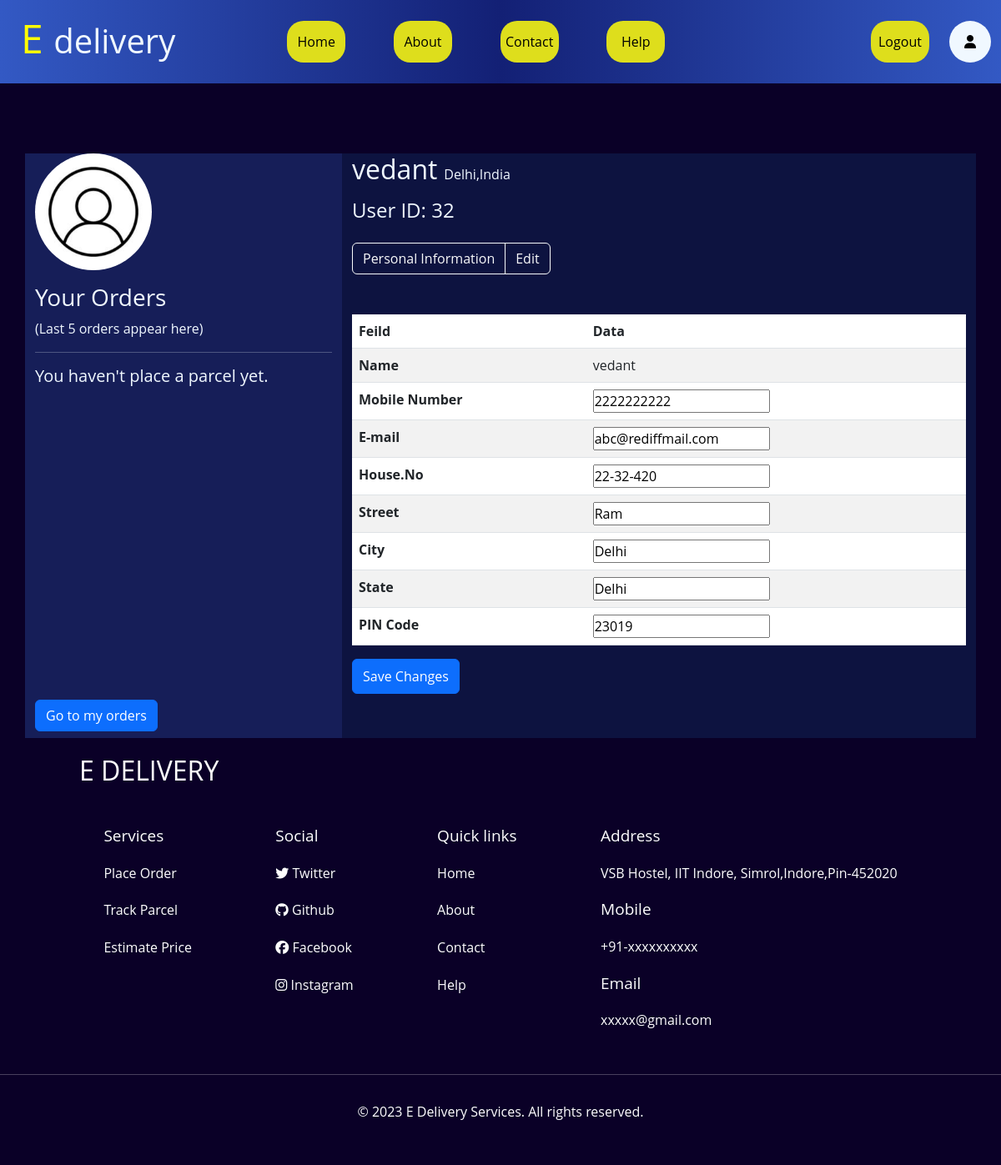
Screenshot of /edit (signed in) with the database file from the repository.
### courier_service/models.py (models this page shows)
class user_details(models.Model):
    UserId=models.IntegerField(primary_key=True)
    user=models.ForeignKey(User,on_delete=models.CASCADE)
    Contact_Number=models.BigIntegerField(default=0)
    Email=models.EmailField(default='null')
    House_No=models.CharField(max_length=50,default='null')
    Street=models.CharField(max_length=50,default='null')
    City=models.CharField(max_length=50,default='null')
    State=models.CharField(max_length=50,default='null')
    Pin_Code=models.IntegerField(default=0)

### courier_service/views.py (the view, shortened to what this page needs)
# urls.py: path('edit', views.edit, name='edit'),
def edit(request):
    user_profile = user_details.objects.get(user=request.user)
    orders = Orders.objects.filter(User_Id=user_profile).order_by('booked_date')[:5]
    context={
        'user_profile': user_profile,
        'orders' : orders
    }
    return render(request, 'edit_profile.html', context)

### courier_service/templates/edit_profile.html (shortened to what this page needs)
{% extends "layout.html" %}
{% block inpagestyle %}
{%load static%}
    {% endblock %}
    {% block pagebody %}
<div style="background-color: #0a0027; margin-top: 7%;">
    <div class="container user_profile_container">
        <div class="row">
            <div class="column col-md-4 col-sm-12 overflow-auto" style="background-color: #161e58">
                <img class="rounded-circle mb-3" src="{% static "media/edit_profile_page_images/user-profile-icon-free-vector.jpg" %}" alt="Generic placeholder image" width="140" height="140">
                    <h3 style="color: aliceblue;">Your Orders</h3>
                    <p style="color: aliceblue;">(Last 5 orders appear here)</p>
                    <hr style="color: aliceblue;"/>
                    <div style="height: 50vh;" class="overflow-auto">
                      {%if orders %}
                         {%for i in orders%}
                        <div class="pt-2">
                            <h5 style="color: aliceblue;">Order Id</h5>
                            <p style="color: aliceblue;">{{i.Order_Id}}</p>
                            <h6 style="color: aliceblue;">Delivery Status</h6>
                            <p style="color: aliceblue;">{{i.Order_Status}}</p>
                            <hr style="color: aliceblue;"/>
                        </div>
                        {%endfor%}
                      {%else%}
                      <h5 style="color: aliceblue;">You haven't place a parcel yet.</h5>
                      {%endif%}
                    </div>
                <div class="pb-2">
                    <a href="/my_orders" class="btn btn-primary">Go to my orders</a>
                </div>
            </div>
            <div class="column col-md-8 col-sm-12" style="background-color: #0d1340;">
                <h2 style="display: inline-block; color: aliceblue;">{{user_profile.user}}</h2><span class="ps-2"  style="color: aliceblue;">{{ user_profile.City }},India</span>
                <h4 class="pt-2 pb-2"  style="color: aliceblue;">User ID: {{user_profile.UserId}}</h4>
                <div class="btn-toolbar pt-2" role="toolbar" aria-label="Toolbar with button groups">
                    <div class="btn-group mr-2" role="group" aria-label="First group">
                      <a href="/user_profile" type="button" class="btn btn-outline-light">Personal Information</a>
                      <a href="/edit" type="button" class="btn btn-outline-light">Edit</a>
                    </div>
                </div>
                <form method="post">
                <table class="table table-striped pt-2 pb-2 mt-5 pt-2">
                    <thead>
                      <tr>
                        <th scope="col">Feild</th>
                        <th scope="col">Data</th>
                      </tr>
                    </thead>
                    <tbody>
                      <tr>
                        <th scope="row">Name </th>
                        <td>{{user_profile.user}}</td>
                      </tr>
                      <tr>
                        <th scope="row">Mobile Number</th>
                        <td> <input type="text" name="number" id="email" value="{{ user_profile.Contact_Number }}"></td>
                      </tr>
                      <tr>
                        <th scope="row">E-mail</th>
                        <td> <input type="text" name="email" id="email" value="{{ user_profile.Email }}"></td>
                      </tr>
                      <tr>
                        <th scope="row">House.No</th>
                        <td> <input type="text" name="h_no" id="email" value="{{ user_profile.House_No }}"></td>
                      </tr>
                      <tr>
                        <th scope="row">Street</th>
                        <td> <input type="text" name="street" id="email" value="{{ user_profile.Street }}"></td>
                      </tr>
                      <tr>
                        <th scope="row">City</th>
                        <td> <input type="text" name="city" id="email" value="{{ user_profile.City }}"></td>
                      </tr>
                      <tr>
                        <th scope="row">State</th>
                        <td> <input type="text" name="state" id="email" value="{{ user_profile.State }}"></td>
                      </tr>
                      <tr>
                        <th scope="row">PIN Code</th>
                        <td> <input type="text" name="pin" id="email" value="{{ user_profile.Pin_Code }}"></td>
                      </tr>
                    </tbody>
                  </table>
                  <button class="btn btn-primary w-20 py-2" type="submit">Save Changes</button>
                </form>
            </div>
        </div>
    </div>
</div>
{% endblock %}

### courier_service/static/css/navbar.css (style rules this page uses)
* { margin: 0; padding: 0; box-sizing: border-box; font-family: 'Open Sans',sans-serif; }
body { background-color: #0a0027; }

### rows the page displays
user_details: user "vedant", City "Delhi", UserId "32", number "2222222222", email "abc@rediffmail.com", h_no "22-32-420", street "Ram", city "Delhi", state "Delhi", pin "23019"
